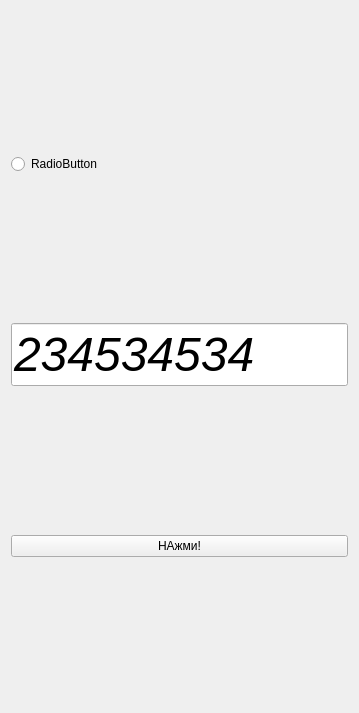
<?xml version="1.0" encoding="UTF-8"?>
<ui version="4.0">
 <class>MainWindow</class>
 <widget class="QMainWindow" name="MainWindow">
  <property name="geometry">
   <rect>
    <x>0</x>
    <y>0</y>
    <width>359</width>
    <height>713</height>
   </rect>
  </property>
  <property name="windowTitle">
   <string>MainWindow</string>
  </property>
  <widget class="QWidget" name="centralWidget">
   <layout class="QVBoxLayout" name="verticalLayout">
    <item>
     <widget class="QRadioButton" name="radioButton">
      <property name="text">
       <string>RadioButton</string>
      </property>
     </widget>
    </item>
    <item>
     <widget class="QLineEdit" name="lineEdit">
      <property name="font">
       <font>
        <pointsize>36</pointsize>
        <italic>true</italic>
       </font>
      </property>
      <property name="text">
       <string>234534534</string>
      </property>
     </widget>
    </item>
    <item>
     <widget class="QPushButton" name="pushButton">
      <property name="cursor">
       <cursorShape>WaitCursor</cursorShape>
      </property>
      <property name="text">
       <string>НАжми!</string>
      </property>
      <property name="checkable">
       <bool>false</bool>
      </property>
     </widget>
    </item>
   </layout>
  </widget>
 </widget>
 <layoutdefault spacing="6" margin="11"/>
 <resources/>
 <connections/>
</ui>
